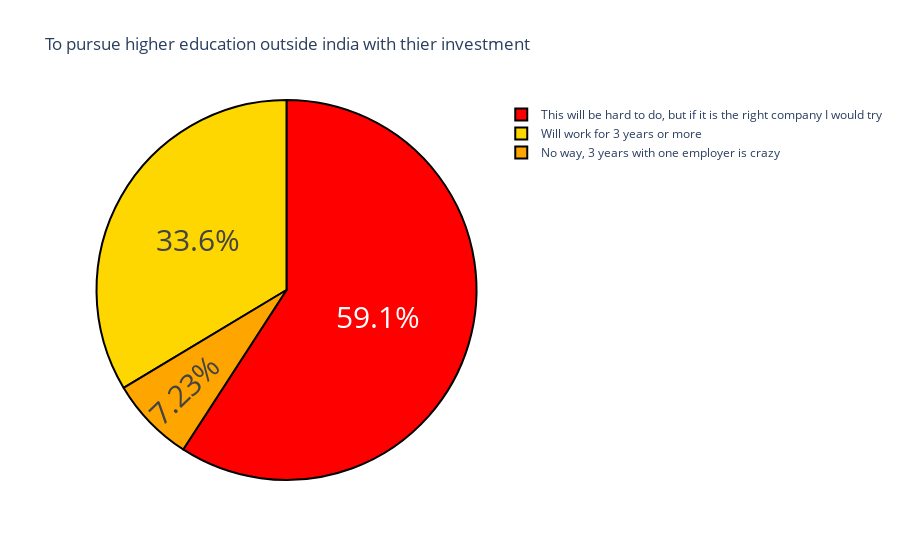

This figure's notebook cell:
### Code cell
question4= data['How likely is that you will work for one employer for 3 years or more ?'].value_counts()
label = question4.index
counts = question4.values
color=['green','purple']
fig = go.Figure(data=[go.Pie(labels=label,values=counts)])
fig.update_layout(title_text='To pursue higher education outside india with thier investment')
fig.update_traces(hoverinfo='label+value',textinfo='percent',textfont_size=30,marker=dict(colors=colors,line=dict(color='black',width=2)))
fig.show()

### Figure 1 — Plotly figure (JSON) as saved in the notebook; plotly's stock layout.template omitted (floating-point values rounded to 4 significant figures)
{"data": [{"hoverinfo": "label+value", "labels": ["This will be hard to do, but if it is the right company I would try", "Will work for 3 years or more", "No way, 3 years with one employer is crazy"], "marker": {"colors": ["red", "gold", "orange", "pink", "purple"], "line": {"color": "black", "width": 2}}, "textfont": {"size": 30}, "textinfo": "percent", "type": "pie", "values": [139, 79, 17]}], "layout": {"autosize": true, "title": {"text": "To pursue higher education outside india with thier investment"}}}
